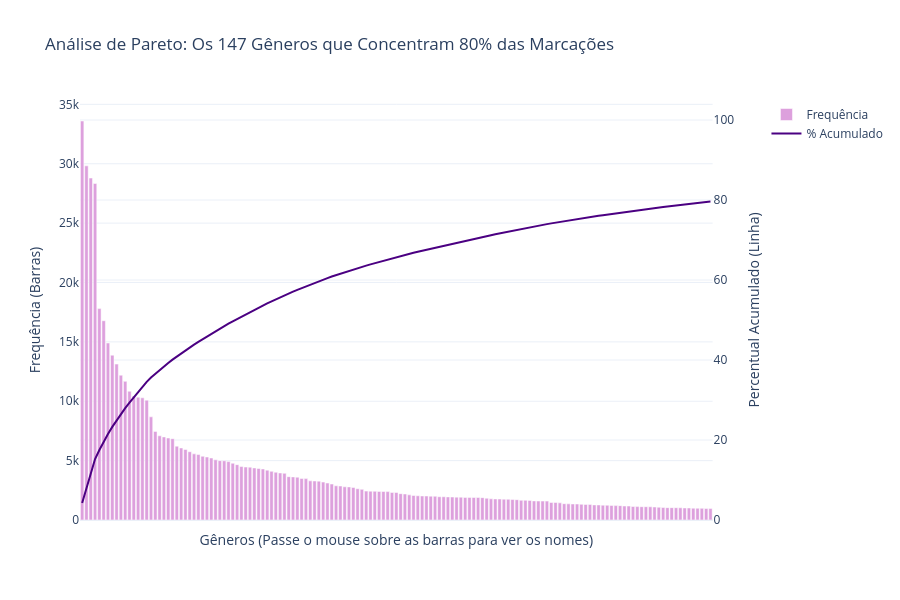

Notebook source saved alongside this figure:
### Markdown cell above
### 2.1 Análise de Pareto dos Gêneros
A Análise de Pareto (regra 80/20) é aplicada aqui para justificar a necessidade de agrupar os gêneros. Mostraremos que uma pequena parcela dos gêneros concentra a maior parte das marcações do dataset.

### Code cell
# Calcular a distribuição acumulada de frequências
genre_counts = df_exp['genre_single'].value_counts().reset_index()
genre_counts.columns = ['genre', 'count']
genre_counts['cumulative_sum'] = genre_counts['count'].cumsum()
genre_counts['cumulative_pct'] = (genre_counts['cumulative_sum'] / genre_counts['count'].sum()) * 100

# Calcular quantos gêneros cobrem 80% do catálogo
pareto_80 = genre_counts[genre_counts['cumulative_pct'] <= 80]
num_genres_80 = len(pareto_80)
pct_genres_80 = (num_genres_80 / len(genre_counts)) * 100

print(f"Total de Gêneros Únicos: {len(genre_counts)}")
print(f"Número de Gêneros que cobrem 80% das marcações: {num_genres_80} ({pct_genres_80:.2f}%)")

# Plotar Gráfico de Pareto (Top 147 Gêneros que representam 80% das marcações)
top_genres = genre_counts.head(147)

fig_pareto = make_subplots(specs=[[{"secondary_y": True}]])

fig_pareto.add_trace(
    go.Bar(
        x=top_genres['genre'],
        y=top_genres['count'],
        name="Frequência",
        marker_color='plum'
    ),
    secondary_y=False
)

fig_pareto.add_trace(
    go.Scatter(
        x=top_genres['genre'],
        y=top_genres['cumulative_pct'],
        name="% Acumulado",
        mode='lines',
        marker_color='indigo'
    ),
    secondary_y=True
)

fig_pareto.update_layout(
    title_text="Análise de Pareto: Os 147 Gêneros que Concentram 80% das Marcações",
    template="plotly_white",
    height=600,
    showlegend=True
)

fig_pareto.update_xaxes(title_text="Gêneros (Passe o mouse sobre as barras para ver os nomes)", showticklabels=False)
fig_pareto.update_yaxes(title_text="Frequência (Barras)", secondary_y=False)
fig_pareto.update_yaxes(title_text="Percentual Acumulado (Linha)", secondary_y=True, range=[0, 105])

fig_pareto.show()

### Figure 1 — Plotly figure (JSON) as saved in the notebook; plotly's stock layout.template omitted (floating-point values rounded to 4 significant figures; data arrays with more than 128 entries replaced by an {"elided": "..."} marker saying what was removed)
{"data": [{"marker": {"color": "plum"}, "name": "Frequência", "type": "bar", "x": {"elided": "147 str values"}, "xaxis": "x", "y": {"elided": "147 int values"}, "yaxis": "y"}, {"marker": {"color": "indigo"}, "mode": "lines", "name": "% Acumulado", "type": "scatter", "x": {"elided": "147 str values"}, "xaxis": "x", "y": {"elided": "147 float values"}, "yaxis": "y2"}], "layout": {"height": 600, "showlegend": true, "title": {"text": "Análise de Pareto: Os 147 Gêneros que Concentram 80% das Marcações"}, "xaxis": {"anchor": "y", "domain": [0, 0.94], "showticklabels": false, "title": {"text": "Gêneros (Passe o mouse sobre as barras para ver os nomes)"}}, "yaxis": {"anchor": "x", "domain": [0, 1], "title": {"text": "Frequência (Barras)"}}, "yaxis2": {"anchor": "x", "overlaying": "y", "range": [0, 105], "side": "right", "title": {"text": "Percentual Acumulado (Linha)"}}}}
